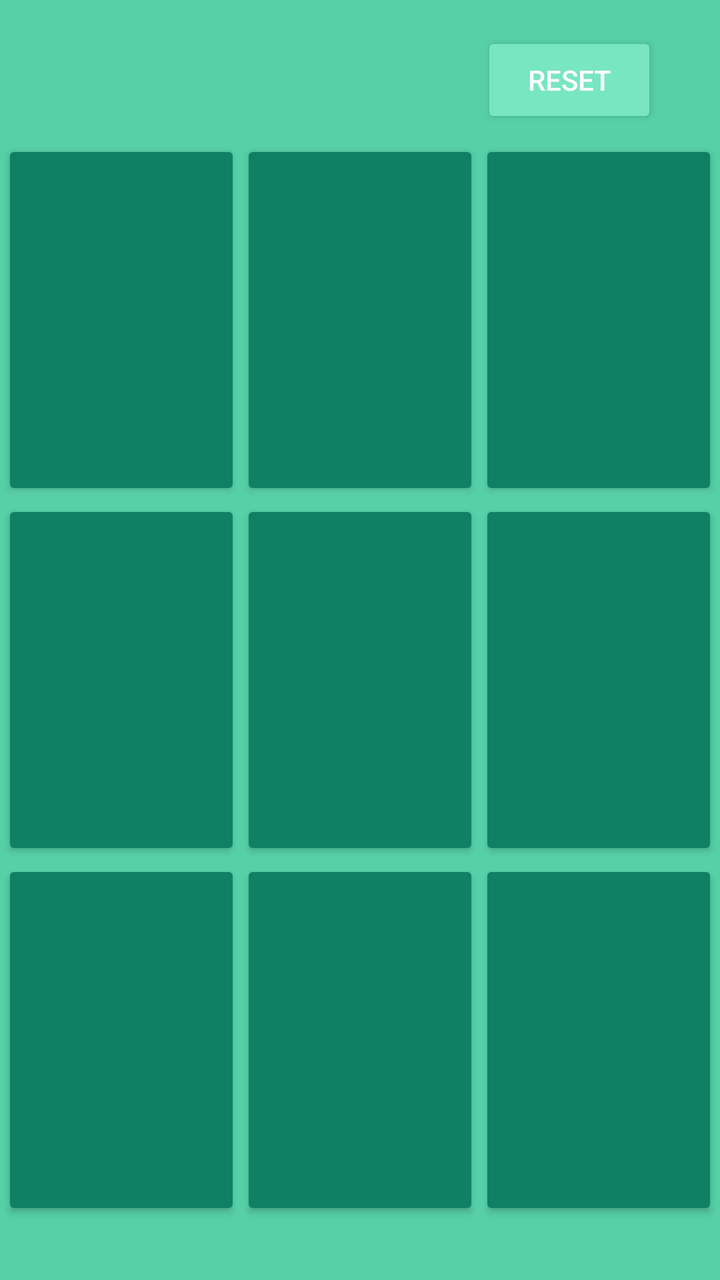
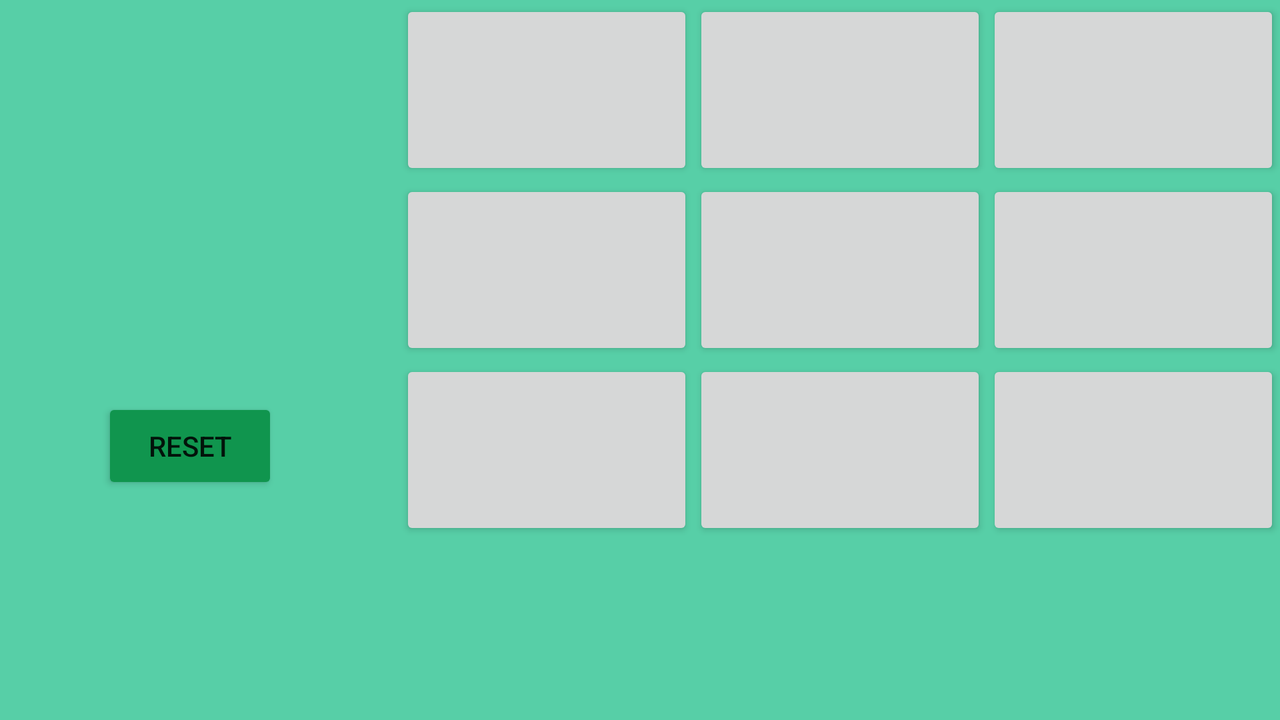

Compare how this app lays out the same screen by default and in its alternative resource folder. The renders come first, then the two layout files and the values they reference.
<!-- AndroidManifest.xml: application theme AppTheme -->
<!-- res/layout/game_activity.xml -->
<?xml version="1.0" encoding="utf-8"?>
<androidx.constraintlayout.widget.ConstraintLayout xmlns:android="http://schemas.android.com/apk/res/android"
    xmlns:app="http://schemas.android.com/apk/res-auto"
    xmlns:tools="http://schemas.android.com/tools"
    android:layout_width="match_parent"
    android:layout_height="match_parent"
    android:background="#57CFA7">

    <LinearLayout
        android:id="@+id/linearLayout2"
        android:layout_width="200dp"
        android:layout_height="wrap_content"
        android:layout_marginStart="5dp"
        android:layout_marginTop="2dp"
        android:orientation="vertical"
        app:layout_constraintStart_toStartOf="parent"
        app:layout_constraintTop_toTopOf="parent">

        <TextView
            android:id="@+id/first_score"
            style="@style/generalText"
            android:layout_width="match_parent"
            android:layout_height="wrap_content"
            android:layout_marginTop="5dp"
            android:textSize="24sp" />

        <TextView
            android:id="@+id/second_score"
            style="@style/generalText"
            android:layout_width="match_parent"
            android:layout_height="wrap_content"
            android:layout_marginTop="5dp"
            android:textSize="24sp" />
    </LinearLayout>

    <Button
        android:id="@+id/reset"
        style="@style/but"
        android:layout_width="wrap_content"
        android:layout_height="wrap_content"
        android:layout_marginTop="16dp"
        android:textColor="@color/white"
        android:text="reset"
        app:layout_constraintBottom_toTopOf="@+id/tableLayout"
        app:layout_constraintEnd_toEndOf="parent"
        app:layout_constraintHorizontal_bias="0.53"
        app:layout_constraintStart_toEndOf="@+id/linearLayout2"
        app:layout_constraintTop_toTopOf="parent"
        app:layout_constraintVertical_bias="0.0" />

    <TableLayout
        android:id="@+id/tableLayout"
        android:layout_width="match_parent"
        android:layout_height="wrap_content"
        android:layout_marginStart="1dp"
        android:layout_marginEnd="1dp"
        android:layout_marginBottom="30dp"
        app:layout_constraintBottom_toBottomOf="parent"
        app:layout_constraintEnd_toEndOf="parent"
        app:layout_constraintStart_toStartOf="parent">

        <TableRow
            android:layout_width="match_parent"
            android:layout_height="match_parent">

            <Button
                android:id="@+id/one"
                style="@style/buttons"
                android:layout_width="wrap_content"
                android:layout_height="180dp"
                android:layout_weight="1"
                android:textSize="70sp" />

            <Button
                android:id="@+id/two"
                style="@style/buttons"
                android:layout_width="wrap_content"
                android:layout_height="180dp"
                android:layout_weight="1"
                android:textSize="70sp" />

            <Button
                android:id="@+id/three"
                style="@style/buttons"
                android:layout_width="wrap_content"
                android:layout_height="180dp"
                android:layout_weight="1"
                android:textSize="70sp" />
        </TableRow>

        <TableRow
            android:layout_width="match_parent"
            android:layout_height="match_parent">

            <Button
                android:id="@+id/four"
                style="@style/buttons"
                android:layout_width="wrap_content"
                android:layout_height="180dp"
                android:layout_weight="1"
                android:textSize="70sp" />

            <Button
                android:id="@+id/five"
                style="@style/buttons"
                android:layout_width="wrap_content"
                android:layout_height="180dp"
                android:layout_weight="1"
                android:textSize="70sp" />

            <Button
                android:id="@+id/six"
                style="@style/buttons"
                android:layout_width="wrap_content"
                android:layout_height="180dp"
                android:layout_weight="1"
                android:textSize="70sp" />
        </TableRow>

        <TableRow
            android:layout_width="match_parent"
            android:layout_height="match_parent">

            <Button
                android:id="@+id/seven"
                style="@style/buttons"
                android:layout_width="wrap_content"
                android:layout_height="180dp"
                android:layout_weight="1"
                android:textSize="70sp" />

            <Button
                android:id="@+id/eight"
                style="@style/buttons"
                android:layout_width="wrap_content"
                android:layout_height="180dp"
                android:layout_weight="1"
                android:textSize="70sp" />

            <Button
                android:id="@+id/nine"
                style="@style/buttons"
                android:layout_width="wrap_content"
                android:layout_height="180dp"
                android:layout_weight="1"
                android:textSize="70sp" />
        </TableRow>
    </TableLayout>
</androidx.constraintlayout.widget.ConstraintLayout>
<!-- resources referenced by this layout -->
<resources>
  <color name="white">#FFFFFF</color>
  <style name="but">
          <item name="android:backgroundTint">@color/colorPrimary</item>
      </style>
  <style name="buttons">
          <item name="android:backgroundTint">@color/button</item>
      </style>
  <style name="generalText">
      <item name="android:textColor"> @color/white</item>
  </style>
  <style name="AppTheme" parent="Theme.AppCompat.Light.DarkActionBar">
          
          <item name="colorPrimary">@color/colorPrimary</item>
          <item name="colorPrimaryDark">@color/colorPrimaryDark</item>
          <item name="colorAccent">@color/colorAccent</item>
          <item name="android:navigationBarColor">@color/colorPrimary</item>
      </style>
  <color name="colorPrimary">#78E6C1</color>
  <color name="button">#108065</color>
  <color name="colorPrimaryDark">#44C39E</color>
  <color name="colorAccent">#03DAC5</color>
</resources>
<!-- res/layout-land/game_activity.xml (the author's variant of the layout above) -->
<!-- drawn on the phone turned sideways -->
<?xml version="1.0" encoding="utf-8"?>
<androidx.constraintlayout.widget.ConstraintLayout xmlns:android="http://schemas.android.com/apk/res/android"
    xmlns:app="http://schemas.android.com/apk/res-auto"
    xmlns:tools="http://schemas.android.com/tools"
    android:layout_width="match_parent"
    android:layout_height="match_parent"
    android:background="#57CFA7">

    <LinearLayout
        android:id="@+id/linearLayout2"
        android:layout_width="200dp"
        android:layout_height="wrap_content"
        android:layout_marginStart="5dp"
        android:layout_marginTop="2dp"
        android:orientation="vertical"
        app:layout_constraintStart_toStartOf="parent"
        app:layout_constraintTop_toTopOf="parent">

        <TextView
            android:id="@+id/first_score"
            android:layout_width="match_parent"
            android:layout_height="wrap_content"
            android:layout_marginTop="5dp"
            android:textSize="24sp" />

        <TextView
            android:id="@+id/second_score"
            android:layout_width="match_parent"
            android:layout_height="wrap_content"
            android:layout_marginTop="5dp"
            android:textSize="24sp" />
    </LinearLayout>

    <Button
        android:id="@+id/reset"
        android:layout_width="wrap_content"
        android:layout_height="wrap_content"
        android:layout_marginStart="51dp"
        android:layout_marginBottom="113dp"
        android:backgroundTint="#10954E"
        android:text="reset"
        app:layout_constraintBottom_toBottomOf="parent"
        app:layout_constraintStart_toStartOf="parent" />

    <TableLayout
        android:id="@+id/tableLayout"
        android:layout_width="match_parent"
        android:layout_height="match_parent"
        android:layout_marginStart="200dp"
        app:layout_constraintBottom_toBottomOf="parent"
        app:layout_constraintStart_toStartOf="parent">

        <TableRow
            android:layout_width="match_parent"
            android:layout_height="match_parent">

            <Button
                android:id="@+id/one"
                android:layout_width="100dp"
                android:layout_height="90dp"
                android:layout_weight="1"
                android:textSize="50sp" />

            <Button
                android:id="@+id/two"
                android:layout_width="100dp"
                android:layout_height="90dp"
                android:layout_weight="1"
                android:textSize="50sp" />

            <Button
                android:id="@+id/three"
                android:layout_width="100dp"
                android:layout_height="90dp"
                android:layout_weight="1"
                android:textSize="50sp" />
        </TableRow>

        <TableRow
            android:layout_width="match_parent"
            android:layout_height="match_parent">

            <Button
                android:id="@+id/four"
                android:layout_width="100dp"
                android:layout_height="90dp"
                android:layout_weight="1"
                android:textSize="50sp" />

            <Button
                android:id="@+id/five"
                android:layout_width="100dp"
                android:layout_height="90dp"
                android:layout_weight="1"
                android:textSize="50sp" />

            <Button
                android:id="@+id/six"
                android:layout_width="100dp"
                android:layout_height="90dp"
                android:layout_weight="1"
                android:textSize="50sp" />
        </TableRow>

        <TableRow
            android:layout_width="match_parent"
            android:layout_height="match_parent">

            <Button
                android:id="@+id/seven"
                android:layout_width="100dp"
                android:layout_height="90dp"
                android:layout_weight="1"
                android:textSize="50sp" />

            <Button
                android:id="@+id/eight"
                android:layout_width="100dp"
                android:layout_height="90dp"
                android:layout_weight="1"
                android:textSize="50sp" />

            <Button
                android:id="@+id/nine"
                android:layout_width="100dp"
                android:layout_height="90dp"
                android:layout_weight="1"
                android:textSize="50sp" />
        </TableRow>
    </TableLayout>
</androidx.constraintlayout.widget.ConstraintLayout>
<!-- resources referenced by the variant -->
<!-- as the phone turned sideways resolves them -->
<resources>
  <style name="AppTheme" parent="Theme.AppCompat.Light.DarkActionBar">
          
          <item name="colorPrimary">@color/colorPrimary</item>
          <item name="colorPrimaryDark">@color/colorPrimaryDark</item>
          <item name="colorAccent">@color/colorAccent</item>
          <item name="android:navigationBarColor">@color/colorPrimary</item>
      </style>
  <color name="colorPrimary">#78E6C1</color>
  <color name="colorPrimaryDark">#44C39E</color>
  <color name="colorAccent">#03DAC5</color>
</resources>
